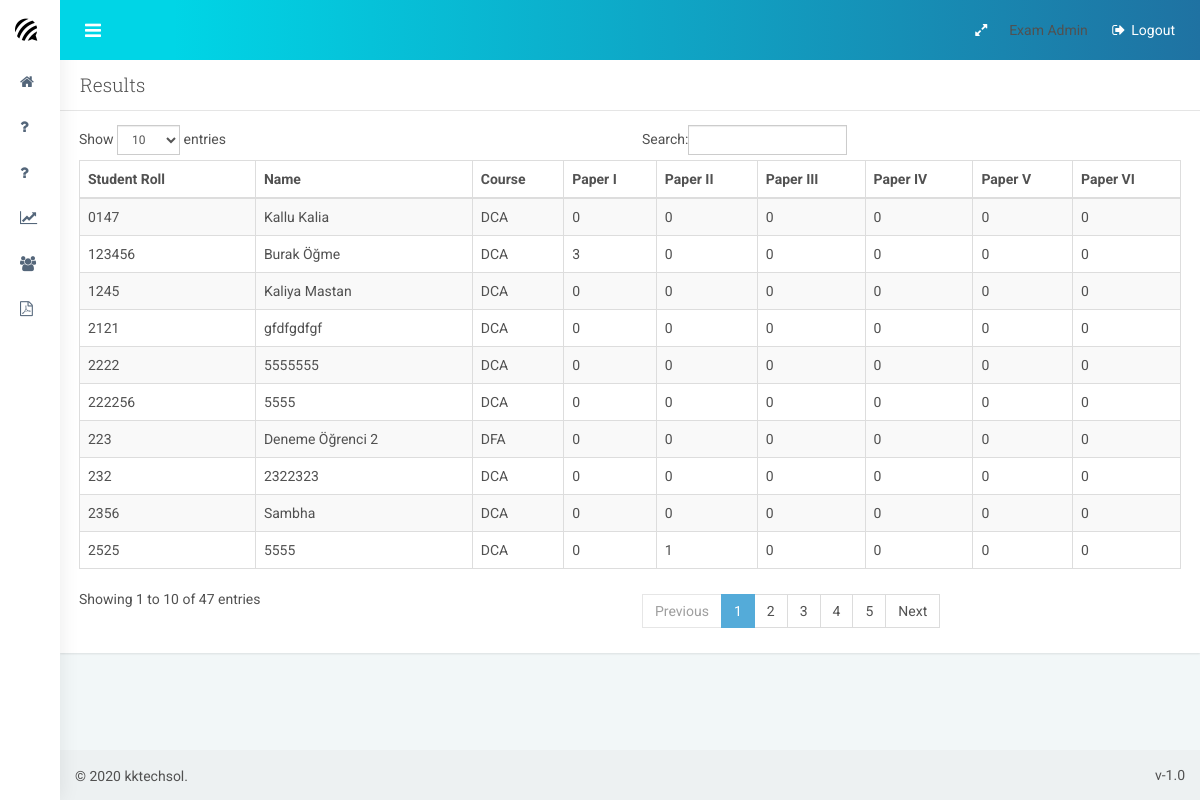
The page /examadmin/view_results/ (signed in) on the database its author committed.
### accounts/models.py (models this page shows, shortened)
class User(AbstractBaseUser):
	phone= models.CharField(verbose_name='phone number', max_length=12,unique=True)
	name=models.CharField(max_length=150,null=True)
	roll=models.CharField(max_length=20,verbose_name='roll',unique=True)
	course=models.ForeignKey(Course,on_delete=models.CASCADE)
	date_joind=models.DateTimeField(verbose_name='date joind', auto_now_add=True)
	is_active = models.BooleanField(default=True)
	is_admin = models.BooleanField(default=False)
	is_staff=models.BooleanField(default=False)
	USERNAME_FIELD = 'roll'
	REQUIRED_FIELDS = ['name','phone']
	objects = UserManager()

### admin_dash/models.py (models this page shows)
class Course(models.Model):
    course=models.CharField(max_length=150,unique=True)
    def __str__(self):
        return self.course

### admin_dash/views.py (the view)
# urls.py: path('view_results/', views.view_results, name='view_results'),
@staff_member_required
def view_results(request):
    paper=Paper.objects.all()
    students=User.objects.filter(is_staff=False,is_admin=False)
    data=[]
    for student in students:
        std={}
        exams=Answer.objects.filter(student=student)
        std['student']=student
        pp=[]
        for p in paper:
            m=0
            for q in exams:
                if q.question.paper==p and q.answer==q.question.answers:
                    m=m+1
            pp.append(m)
            std['paper']=pp
        data.append(std)
    context={
        'datas':data
    }
    return render(request,'view_results.html',context)

### admin_dash/templates/view_results.html (shortened to what this page needs)
{% extends 'exam_admin_base.html' %}
{% block 'content' %}
<div class="panel">
    <div class="panel-heading">
        <h3 class="panel-title">Results</h3>
    </div>
    <div class="panel-body">
        <table id="datatable1" class="table table-striped table-bordered">
            <thead>
                <tr>
                    <th class="min-tablet">Student Roll</th>
                    <th class="min-tablet">Name</th>
                    <th class="min-tablet">Course</th>
                    <th class="min-tablet">Paper I</th>
                    <th class="min-tablet">Paper II</th>
                    <th class="min-tablet">Paper III</th>
                    <th class="min-tablet">Paper IV</th>
                    <th class="min-tablet">Paper V</th>
                    <th class="min-tablet">Paper VI</th>
                </tr>
            </thead>
            <tbody>
               {% for data in datas %}
                <tr>
                    <td>{{data.student.roll}}</td>
                    <td>{{data.student.name}}</td>
                    <td>{{data.student.course}}</td>
                    <td>{{data.paper.0}}</td>
                    <td>{{data.paper.1}}</td>
                    <td>{{data.paper.2}}</td>
                    <td>{{data.paper.3}}</td>
                    <td>{{data.paper.4}}</td>
                    <td>{{data.paper.5}}</td>
                </tr>
                {% endfor %}
    </tbody>
        </table>
    </div>
</div>
{% endblock %}

### admin_dash/templates/exam_admin_base.html (shortened to what this page needs)
{% load static %}
<!DOCTYPE html>
<html lang="en">
    <head>
        <link href="{% static 'css/bootstrap.min.css' %}" rel="stylesheet">
        <link href="{% static 'css/style.css' %}" rel="stylesheet">
        <link href="{% static 'plugins/font-awesome/css/font-awesome.min.css' %}" rel="stylesheet">
        <link href="{% static 'plugins/switchery/switchery.min.css' %}" rel="stylesheet">
        <link href="{% static 'plugins/bootstrap-select/bootstrap-select.min.css' %}" rel="stylesheet">
        <link href="{% static 'plugins/jquery-ricksaw-chart/css/rickshaw.css' %}" rel="stylesheet">
        <link href="{% static 'plugins/bootstrap-validator/bootstrapValidator.min.css' %}" rel="stylesheet">
        <link href="{% static 'css/demo/jquery-steps.min.css' %}" rel="stylesheet">
        <link href="{% static 'plugins/summernote/summernote.min.css' %}" rel="stylesheet">
        <link href="{% static 'css/demo/jasmine.css' %}" rel="stylesheet">
        <link href="{% static 'plugins/pace/pace.min.css' %}" rel="stylesheet">
        <link href="{% static 'admin/plugins/datatables/extensions/Responsive/css/dataTables.responsive.css' %}" rel="stylesheet">
    </head>
    <body>
        <div id="container" class="effect mainnav-sm navbar-fixed mainnav-fixed">
            <header id="navbar">
                <div id="navbar-container" class="boxed">
                    <div class="navbar-content clearfix">
                        <ul class="nav navbar-top-links pull-left">
                            <li class="tgl-menu-btn">
                                <a class="mainnav-toggle" href="#"> <i class="fa fa-navicon fa-lg"></i> </a>
                            </li>
                        </ul>
                        <ul class="nav navbar-top-links pull-right">
                            <li class="hidden-xs" id="toggleFullscreen">
                                <a class="fa fa-expand" data-toggle="fullscreen" href="#" role="button">
                                </a>
                            </li>
                            <li id="dropdown-user" class="dropdown">
                                <div class="username hidden-xs">{{request.user.name}}</div>
                            </li>
                            <li>
                                <a href="{% url 'logout' %}"> <i class="fa fa-sign-out fa-fw"></i> Logout </a>
                            </li>
                        </ul>
                    </div>
                </div>
            </header>
              <div class="boxed">
                 <div id="content-container">
                    {% block 'content' %}
                    {% endblock %}
                </div>
                <nav id="mainnav-container">
                    <div class="navbar-header">
                        <a href="" class="navbar-brand">
                            <i class="fa fa-forumbee brand-icon"></i>
                            <div class="brand-title">
                                <span class="brand-text">ACTCEJNCLD</span>
                            </div>
                        </a>
                    </div>
                    <div id="mainnav">
                        <div id="mainnav-menu-wrap">
                            <div class="nano">
                                <div class="nano-content">
                                    <ul id="mainnav-menu" class="list-group">
                                        <li> <a href="{% url 'exam_admin_home'%}"> <i class="fa fa-home"></i> <span class="menu-title"> Dashboard </span> </a> </li>
                                        <li> <a href="{% url 'add_question'%}"> <i class="fa fa-question"></i> <span class="menu-title"> Add Questions </span> </a> </li>
                                        <li> <a href="{% url 'view_question'%}"> <i class="fa fa-question"></i> <span class="menu-title"> View Questions </span> </a> </li>
                                        <li> <a href="{% url 'view_results'%}"> <i class="fa fa-line-chart"></i> <span class="menu-title"> View Student Results </span> </a> </li>
                                        <li> <a href="{% url 'student_list'%}"> <i class="fa fa-users"></i> <span class="menu-title"> View Students </span> </a> </li>
                                        <li> <a href="{% url 'generate_report'%}"> <i class="fa fa-file-pdf-o"></i> <span class="menu-title"> Generate Marks List </span> </a> </li>
                                    </ul>
                                </div>
                            </div>
                        </div>
                    </div>
                </nav>
             </div>
            <footer id="footer">
                <div class="hide-fixed pull-right pad-rgt">v-1.0</div>
                  <p class="pad-lft">&#0169; 2020 kktechsol.</p>
            </footer>
         </div>
    </body>
</html>

### rows shown on the page
User: user.name "Exam Admin"
User: student.roll "2356", student.name "Sambha", student.course "DCA", paper.0 "0", paper.1 "0", paper.2 "0", paper.3 "0", paper.4 "0", paper.5 "0"
User: student.roll "2222", student.name "5555555", student.course "DCA", paper.0 "0", paper.1 "0", paper.2 "0", paper.3 "0", paper.4 "0", paper.5 "0"
User: student.roll "222256", student.name "5555", student.course "DCA", paper.0 "0", paper.1 "0", paper.2 "0", paper.3 "0", paper.4 "0", paper.5 "0"
User: student.roll "2525", student.name "5555", student.course "DCA", paper.0 "0", paper.1 "1", paper.2 "0", paper.3 "0", paper.4 "0", paper.5 "0"
User: student.roll "1245", student.name "Kaliya Mastan", student.course "DCA", paper.0 "0", paper.1 "0", paper.2 "0", paper.3 "0", paper.4 "0", paper.5 "0"
User: student.roll "0147", student.name "Kallu Kalia", student.course "DCA", paper.0 "0", paper.1 "0", paper.2 "0", paper.3 "0", paper.4 "0", paper.5 "0"
User: student.roll "232", student.name "2322323", student.course "DCA", paper.0 "0", paper.1 "0", paper.2 "0", paper.3 "0", paper.4 "0", paper.5 "0"
User: student.roll "2121", student.name "gfdfgdfgf", student.course "DCA", paper.0 "0", paper.1 "0", paper.2 "0", paper.3 "0", paper.4 "0", paper.5 "0"
User: student.roll "123456", student.name "Burak Öğme", student.course "DCA", paper.0 "3", paper.1 "0", paper.2 "0", paper.3 "0", paper.4 "0", paper.5 "0"
User: student.roll "223", student.name "Deneme Öğrenci 2", student.course "DFA", paper.0 "0", paper.1 "0", paper.2 "0", paper.3 "0", paper.4 "0", paper.5 "0"
